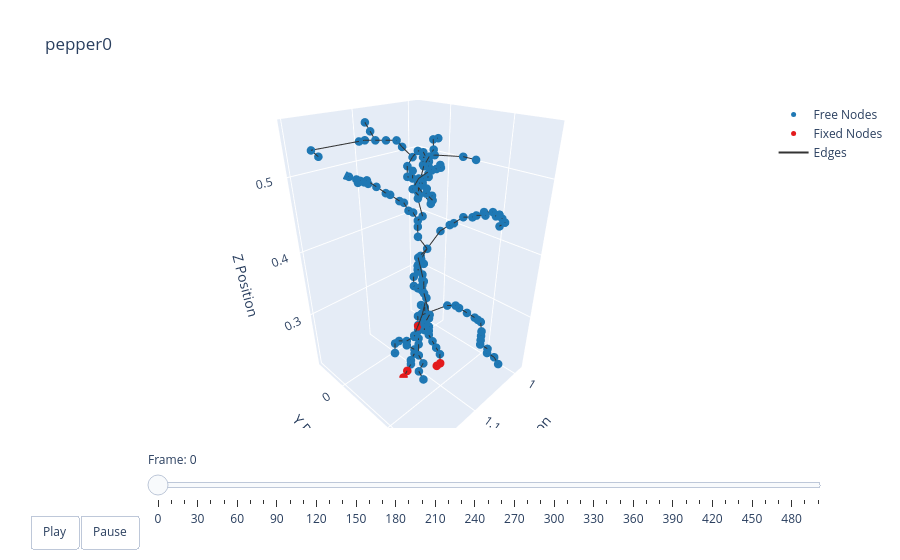

Notebook code cell kept with this figure:
### Markdown cell above
### Plotting

### Code cell
t = np.arange(robot.sim_params.total_time, step=robot.sim_params.dt)
options = dismech.AnimationOptions(title=plant_name, plot_step=10)

fig = dismech.get_interactive_animation_plotly(robot, t, qs , options)
fig.show()

### Figure 1 — Plotly figure (JSON) as saved in the notebook; plotly's stock layout.template omitted (floating-point values rounded to 4 significant figures; data arrays with more than 128 entries replaced by an {"elided": "..."} marker saying what was removed)
{"data": [{"marker": {"color": "#1f78b4", "size": 5}, "mode": "markers", "name": "Free Nodes", "type": "scatter3d", "x": {"elided": "170 float values"}, "y": {"elided": "170 float values"}, "z": {"elided": "170 float values"}}, {"marker": {"color": "#e31a1c", "size": 5}, "mode": "markers", "name": "Fixed Nodes", "type": "scatter3d", "x": [1.128, 1.12, 1.072, 1.08, 1.104], "y": [0.05033, 0.05033, 0.07433, 0.07433, 0.05833], "z": [0.2049, 0.2129, 0.2129, 0.2129, 0.2929]}, {"line": {"color": "#333333", "width": 2}, "mode": "lines", "name": "Edges", "type": "scatter3d", "x": {"elided": "522 float values"}, "y": {"elided": "522 float values"}, "z": {"elided": "522 float values"}}, {"color": "rgba(166, 206, 227, 0.7)", "i": [], "j": [], "k": [], "name": "Faces", "opacity": 0.7, "showscale": false, "type": "mesh3d", "x": {"elided": "175 float values"}, "y": {"elided": "175 float values"}, "z": {"elided": "175 float values"}}], "layout": {"scene": {"camera": {"eye": {"x": 1.225, "y": 1.225, "z": 1.0}}, "xaxis": {"range": [0.98, 1.204], "title": {"text": "X Position"}}, "yaxis": {"range": [-0.06206, 0.1627], "title": {"text": "Y Position"}}, "zaxis": {"range": [0.2049, 0.5649], "title": {"text": "Z Position"}}}, "sliders": [{"currentvalue": {"prefix": "Frame: "}, "steps": [{"args": [["0"], {"frame": {"duration": 50, "redraw": true}, "mode": "immediate"}], "label": "0", "method": "animate"}, {"args": [["1"], {"frame": {"duration": 50, "redraw": true}, "mode": "immediate"}], "label": "10", "method": "animate"}, {"args": [["2"], {"frame": {"duration": 50, "redraw": true}, "mode": "immediate"}], "label": "20", "method": "animate"}, {"args": [["3"], {"frame": {"duration": 50, "redraw": true}, "mode": "immediate"}], "label": "30", "method": "animate"}, {"args": [["4"], {"frame": {"duration": 50, "redraw": true}, "mode": "immediate"}], "label": "40", "method": "animate"}, {"args": [["5"], {"frame": {"duration": 50, "redraw": true}, "mode": "immediate"}], "label": "50", "method": "animate"}, {"args": [["6"], {"frame": {"duration": 50, "redraw": true}, "mode": "immediate"}], "label": "60", "method": "animate"}, {"args": [["7"], {"frame": {"duration": 50, "redraw": true}, "mode": "immediate"}], "label": "70", "method": "animate"}, {"args": [["8"], {"frame": {"duration": 50, "redraw": true}, "mode": "immediate"}], "label": "80", "method": "animate"}, {"args": [["9"], {"frame": {"duration": 50, "redraw": true}, "mode": "immediate"}], "label": "90", "method": "animate"}, {"args": [["10"], {"frame": {"duration": 50, "redraw": true}, "mode": "immediate"}], "label": "100", "method": "animate"}, {"args": [["11"], {"frame": {"duration": 50, "redraw": true}, "mode": "immediate"}], "label": "110", "method": "animate"}, {"args": [["12"], {"frame": {"duration": 50, "redraw": true}, "mode": "immediate"}], "label": "120", "method": "animate"}, {"args": [["13"], {"frame": {"duration": 50, "redraw": true}, "mode": "immediate"}], "label": "130", "method": "animate"}, {"args": [["14"], {"frame": {"duration": 50, "redraw": true}, "mode": "immediate"}], "label": "140", "method": "animate"}, {"args": [["15"], {"frame": {"duration": 50, "redraw": true}, "mode": "immediate"}], "label": "150", "method": "animate"}, {"args": [["16"], {"frame": {"duration": 50, "redraw": true}, "mode": "immediate"}], "label": "160", "method": "animate"}, {"args": [["17"], {"frame": {"duration": 50, "redraw": true}, "mode": "immediate"}], "label": "170", "method": "animate"}, {"args": [["18"], {"frame": {"duration": 50, "redraw": true}, "mode": "immediate"}], "label": "180", "method": "animate"}, {"args": [["19"], {"frame": {"duration": 50, "redraw": true}, "mode": "immediate"}], "label": "190", "method": "animate"}, {"args": [["20"], {"frame": {"duration": 50, "redraw": true}, "mode": "immediate"}], "label": "200", "method": "animate"}, {"args": [["21"], {"frame": {"duration": 50, "redraw": true}, "mode": "immediate"}], "label": "210", "method": "animate"}, {"args": [["22"], {"frame": {"duration": 50, "redraw": true}, "mode": "immediate"}], "label": "220", "method": "animate"}, {"args": [["23"], {"frame": {"duration": 50, "redraw": true}, "mode": "immediate"}], "label": "230", "method": "animate"}, {"args": [["24"], {"frame": {"duration": 50, "redraw": true}, "mode": "immediate"}], "label": "240", "method": "animate"}, {"args": [["25"], {"frame": {"duration": 50, "redraw": true}, "mode": "immediate"}], "label": "250", "method": "animate"}, {"args": [["26"], {"frame": {"duration": 50, "redraw": true}, "mode": "immediate"}], "label": "260", "method": "animate"}, {"args": [["27"], {"frame": {"duration": 50, "redraw": true}, "mode": "immediate"}], "label": "270", "method": "animate"}, {"args": [["28"], {"frame": {"duration": 50, "redraw": true}, "mode": "immediate"}], "label": "280", "method": "animate"}, {"args": [["29"], {"frame": {"duration": 50, "redraw": true}, "mode": "immediate"}], "label": "290", "method": "animate"}, {"args": [["30"], {"frame": {"duration": 50, "redraw": true}, "mode": "immediate"}], "label": "300", "method": "animate"}, {"args": [["31"], {"frame": {"duration": 50, "redraw": true}, "mode": "immediate"}], "label": "310", "method": "animate"}, {"args": [["32"], {"frame": {"duration": 50, "redraw": true}, "mode": "immediate"}], "label": "320", "method": "animate"}, {"args": [["33"], {"frame": {"duration": 50, "redraw": true}, "mode": "immediate"}], "label": "330", "method": "animate"}, {"args": [["34"], {"frame": {"duration": 50, "redraw": true}, "mode": "immediate"}], "label": "340", "method": "animate"}, {"args": [["35"], {"frame": {"duration": 50, "redraw": true}, "mode": "immediate"}], "label": "350", "method": "animate"}, {"args": [["36"], {"frame": {"duration": 50, "redraw": true}, "mode": "immediate"}], "label": "360", "method": "animate"}, {"args": [["37"], {"frame": {"duration": 50, "redraw": true}, "mode": "immediate"}], "label": "370", "method": "animate"}, {"args": [["38"], {"frame": {"duration": 50, "redraw": true}, "mode": "immediate"}], "label": "380", "method": "animate"}, {"args": [["39"], {"frame": {"duration": 50, "redraw": true}, "mode": "immediate"}], "label": "390", "method": "animate"}, {"args": [["40"], {"frame": {"duration": 50, "redraw": true}, "mode": "immediate"}], "label": "400", "method": "animate"}, {"args": [["41"], {"frame": {"duration": 50, "redraw": true}, "mode": "immediate"}], "label": "410", "method": "animate"}, {"args": [["42"], {"frame": {"duration": 50, "redraw": true}, "mode": "immediate"}], "label": "420", "method": "animate"}, {"args": [["43"], {"frame": {"duration": 50, "redraw": true}, "mode": "immediate"}], "label": "430", "method": "animate"}, {"args": [["44"], {"frame": {"duration": 50, "redraw": true}, "mode": "immediate"}], "label": "440", "method": "animate"}, {"args": [["45"], {"frame": {"duration": 50, "redraw": true}, "mode": "immediate"}], "label": "450", "method": "animate"}, {"args": [["46"], {"frame": {"duration": 50, "redraw": true}, "mode": "immediate"}], "label": "460", "method": "animate"}, {"args": [["47"], {"frame": {"duration": 50, "redraw": true}, "mode": "immediate"}], "label": "470", "method": "animate"}, {"args": [["48"], {"frame": {"duration": 50, "redraw": true}, "mode": "immediate"}], "label": "480", "method": "animate"}, {"args": [["49"], {"frame": {"duration": 50, "redraw": true}, "mode": "immediate"}], "label": "490", "method": "animate"}, {"args": [["50"], {"frame": {"duration": 50, "redraw": true}, "mode": "immediate"}], "label": "499", "method": "animate"}], "transition": {"duration": 0}, "x": 0.1, "y": 0}], "title": {"text": "pepper0"}, "updatemenus": [{"buttons": [{"args": [null, {"frame": {"duration": 50, "redraw": true}, "fromcurrent": true}], "label": "Play", "method": "animate"}, {"args": [[null], {"frame": {"duration": 0, "redraw": true}, "mode": "immediate"}], "label": "Pause", "method": "animate"}], "direction": "left", "pad": {"r": 10, "t": 87}, "showactive": false, "type": "buttons", "x": 0.1, "xanchor": "right", "y": 0, "yanchor": "top"}]}}
